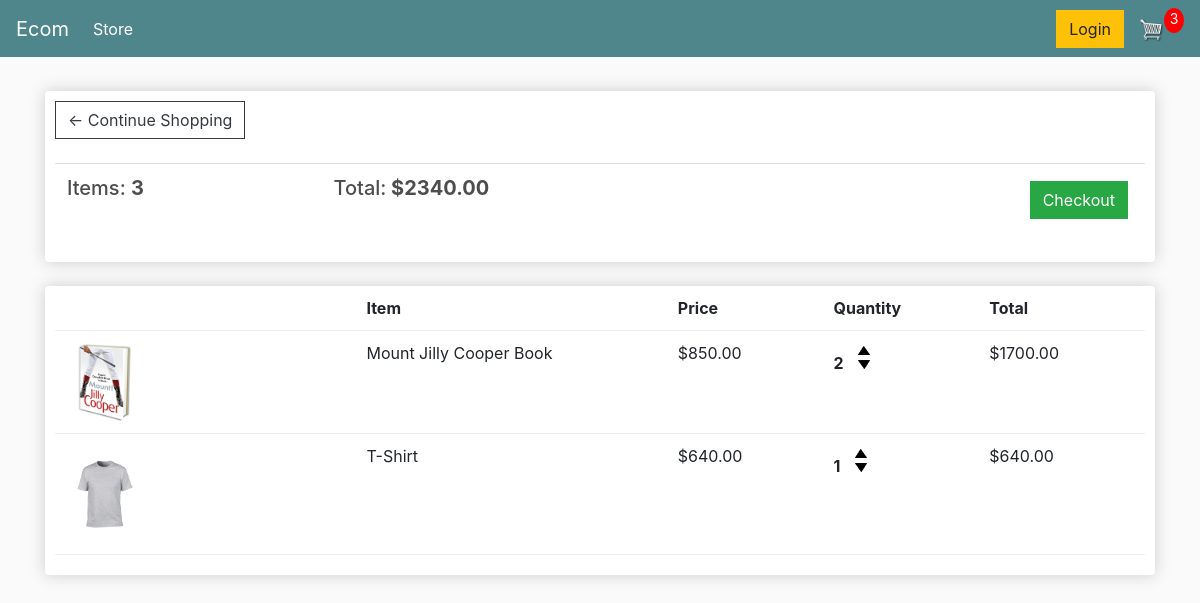
The page /cart/ (signed in) on the database as committed earlier.
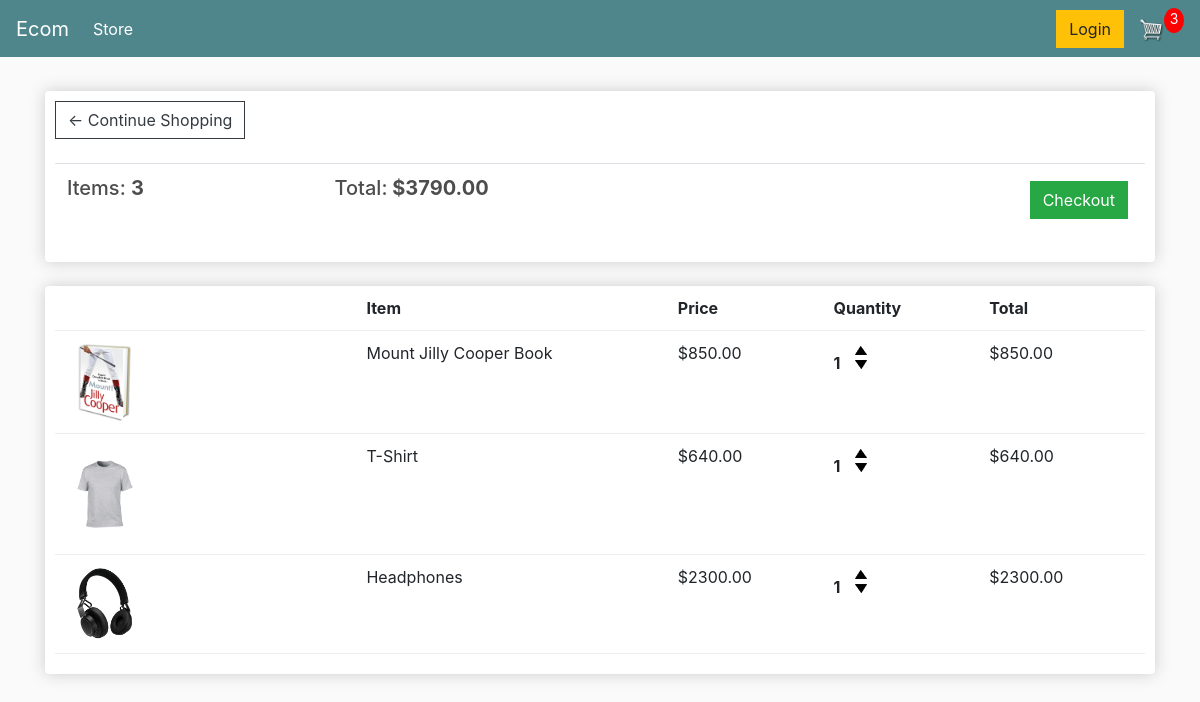
The same page on the database as committed later.
### store/models.py (models this page shows, shortened)
class Order(models.Model):
	customer = models.ForeignKey(Customer, on_delete=models.SET_NULL, null=True, blank=True)
	date_ordered = models.DateTimeField(auto_now_add=True)
	complete = models.BooleanField(default=False)
	transaction_id = models.CharField(max_length=100, null=True)
	@property
	def get_cart_total(self):
		orderitems = self.orderitem_set.all()
		total = sum([item.get_total for item in orderitems])
		return total
	@property
	def get_cart_items(self):
		orderitems = self.orderitem_set.all()
		total = sum([item.quantity for item in orderitems])
		return total

class OrderItem(models.Model):
	product = models.ForeignKey(Product, on_delete=models.SET_NULL, null=True)
	order = models.ForeignKey(Order, on_delete=models.SET_NULL, null=True)
	quantity = models.IntegerField(default=0, null=True, blank=True)
	date_added = models.DateTimeField(auto_now_add=True)
	@property
	def get_total(self):
		total = self.product.price * self.quantity
		return total

class Product(models.Model):
	name = models.CharField(max_length=200)
	price = models.DecimalField(max_digits=7, decimal_places=2)
	digital = models.BooleanField(default=False,null=True, blank=True)
	image = models.ImageField(null=True, blank=True)
	@property
	def imageURL(self):
		try:
			url = self.image.url
		except:
			url = ''
		return url

### store/views.py (the view)
# urls.py: path('cart/', views.cart, name="cart"),
def cart(request):
	data = cartData(request)
	cartItems = data['cartItems']
	order = data['order']
	items = data['items']
	context = {'items':items, 'order':order, 'cartItems':cartItems}
	return render(request, 'store/cart.html', context)

### store/utils.py (called while the page is built)
def cartData(request):
	if request.user.is_authenticated:
		customer = request.user.customer
		order, created = Order.objects.get_or_create(customer=customer, complete=False)
		items = order.orderitem_set.all()
		cartItems = order.get_cart_items
	else:
		cookieData = cookieCart(request)
		cartItems = cookieData['cartItems']
		order = cookieData['order']
		items = cookieData['items']
	return {'cartItems':cartItems ,'order':order, 'items':items}

### store/templates/store/cart.html
{% extends 'store/main.html' %}
{% load static %}
{% block content %}
	<div class="row">
		<div class="col-lg-12">
			<div class="box-element">
				<a  class="btn btn-outline-dark" href="{% url 'store' %}">&#x2190; Continue Shopping</a>
				<br>
				<br>
				<table class="table">
					<tr>
						<th><h5>Items: <strong>{{order.get_cart_items}}</strong></h5></th>
						<th><h5>Total:<strong> ${{order.get_cart_total|floatformat:2}}</strong></h5></th>
						<th>
							<a  style="float:right; margin:5px;" class="btn btn-success" href="{% url 'checkout' %}">Checkout</a>
						</th>
					</tr>
				</table>
			</div>
			<br>
			<div class="box-element">
				<div class="cart-row">
					<div style="flex:2"></div>
					<div style="flex:2"><strong>Item</strong></div>
					<div style="flex:1"><strong>Price</strong></div>
					<div style="flex:1"><strong>Quantity</strong></div>
					<div style="flex:1"><strong>Total</strong></div>
				</div>
				{% for item in items %}
				<div class="cart-row">
					<div style="flex:2"><img class="row-image" src="{{item.product.imageURL}}"></div>
					<div style="flex:2"><p>{{item.product.name}}</p></div>
					<div style="flex:1"><p>${{item.product.price|floatformat:2}}</p></div>
					<div style="flex:1">
						<p class="quantity">{{item.quantity}}</p>
						<div class="quantity">
							<img data-product="{{item.product.id}}" data-action="add" class="chg-quantity update-cart" src="{% static  'images/arrow-up.png' %}">
							<img data-product="{{item.product.id}}" data-action="remove" class="chg-quantity update-cart" src="{% static  'images/arrow-down.png' %}">
						</div>
					</div>
					<div style="flex:1"><p>${{item.get_total|floatformat:2}}</p></div>
				</div>
				{% endfor %}
			</div>
		</div>
	</div>
{% endblock content %}

### store/templates/store/main.html (shortened to what this page needs)
<!DOCTYPE html>
{% load static %}
<html>
<head>
	<link rel="stylesheet" href="https://stackpath.bootstrapcdn.com/bootstrap/4.4.1/css/bootstrap.min.css">
	<link rel="stylesheet" type="text/css" href="{% static 'css/main.css' %}">
</head>
<body>
	<nav class="navbar navbar-expand-lg navbar-dark bg-dark">
	  <a class="navbar-brand" href="{% url 'store' %}">Ecom</a>
	  <div class="collapse navbar-collapse" id="navbarSupportedContent">
	    <ul class="navbar-nav mr-auto">
	      <li class="nav-item active">
	        <a class="nav-link" href="{% url 'store' %}">Store <span class="sr-only">(current)</span></a>
	      </li>
	    </ul>
	    <div class="form-inline my-2 my-lg-0">
	     	<a href="#"class="btn btn-warning">Login</a>
	     	<a href="{% url 'cart' %}">
	    		<img  id="cart-icon" src="{% static 'images/cart.png' %}">
	    	</a>
	    	<p id="cart-total">{{cartItems}}</p>
	    </div>
	  </div>
	</nav>
     <div class="container">
            <br>
            {% block content %}
            {% endblock content %}
         </div>
</body>
</html>

### static/css/main.css (style rules this page uses)
body { background-color: hsl(0, 0%, 98%); }
h1,h2,h3,h4,h5,h6 { color:hsl(0, 0%, 30%); }
.box-element { box-shadow:hsl(0, 0%, 80%) 0 0 16px; background-color: #fff; border-radius: 4px; padding: 10px; }
.bg-dark { background-color: #4f868c!important; }
#cart-icon { width:25px; display: inline-block; margin-left: 15px; }
#cart-total { display: block; text-align: center; color:#fff; background-color: red; width: 20px; height: 25px; border-radius: 50%; font-size: 14px; }
.col-lg-4, .col-lg-6, .col-lg-8, .col-lg-12 { margin-top: 10px; }
.btn { border-radius: 0; }
.row-image { width: 100px; }
.cart-row { display: flex; align-items: flex-stretch; padding-bottom: 10px; margin-bottom: 10px; border-bottom: 1px solid #ececec; }
.quantity { display: inline-block; font-weight: 700; padding-right:10px; }
.chg-quantity { width: 12px; cursor: pointer; display: block; margin-top: 5px; transition:.1s; }

Rows that differ between the two databases and show on the page:
changed through a linked row, Order: get_cart_total "2340.00" → "3790.00"
changed OrderItem "Mount Jilly Cooper Book": quantity "2" → "1"; get_total "1700.00" → "850.00"
added OrderItem: product.imageURL (picture), product.name "Headphones", product.price "2300.00", quantity "1", get_total "2300.00"
